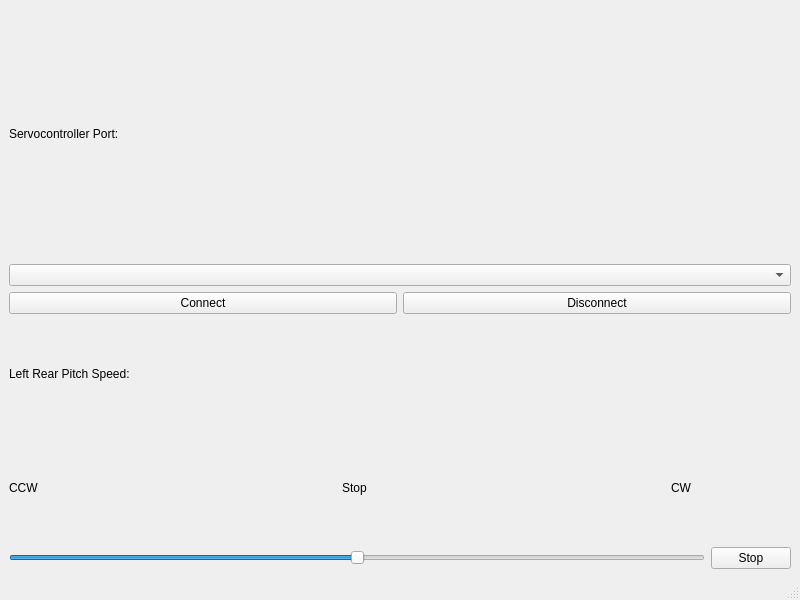
<?xml version="1.0" encoding="UTF-8"?>
<ui version="4.0">
 <class>MainWindow</class>
 <widget class="QMainWindow" name="MainWindow">
  <property name="geometry">
   <rect>
    <x>0</x>
    <y>0</y>
    <width>800</width>
    <height>600</height>
   </rect>
  </property>
  <property name="windowTitle">
   <string>ServoAlignmentTool</string>
  </property>
  <widget class="QWidget" name="centralwidget">
   <layout class="QVBoxLayout" name="verticalLayout_2">
    <item>
     <layout class="QHBoxLayout" name="horizontalLayout">
      <item>
       <layout class="QVBoxLayout" name="verticalLayout_3">
        <item>
         <widget class="QLabel" name="label">
          <property name="text">
           <string>Servocontroller Port:</string>
          </property>
         </widget>
        </item>
        <item>
         <widget class="QComboBox" name="com_ports"/>
        </item>
        <item>
         <layout class="QHBoxLayout" name="horizontalLayout_2">
          <item>
           <widget class="QPushButton" name="connect_mcu">
            <property name="text">
             <string>Connect</string>
            </property>
           </widget>
          </item>
          <item>
           <widget class="QPushButton" name="disconnect_mcu">
            <property name="text">
             <string>Disconnect</string>
            </property>
           </widget>
          </item>
         </layout>
        </item>
        <item>
         <layout class="QVBoxLayout" name="verticalLayout_4">
          <item>
           <widget class="QLabel" name="label_2">
            <property name="text">
             <string>Left Rear Pitch Speed:</string>
            </property>
           </widget>
          </item>
          <item>
           <layout class="QHBoxLayout" name="horizontalLayout_4">
            <item>
             <widget class="QLabel" name="label_3">
              <property name="text">
               <string>CCW</string>
              </property>
             </widget>
            </item>
            <item>
             <spacer name="horizontalSpacer_2">
              <property name="orientation">
               <enum>Qt::Horizontal</enum>
              </property>
              <property name="sizeHint" stdset="0">
               <size>
                <width>40</width>
                <height>20</height>
               </size>
              </property>
             </spacer>
            </item>
            <item>
             <widget class="QLabel" name="label_4">
              <property name="text">
               <string>Stop</string>
              </property>
              <property name="alignment">
               <set>Qt::AlignCenter</set>
              </property>
             </widget>
            </item>
            <item>
             <spacer name="horizontalSpacer_3">
              <property name="orientation">
               <enum>Qt::Horizontal</enum>
              </property>
              <property name="sizeHint" stdset="0">
               <size>
                <width>40</width>
                <height>20</height>
               </size>
              </property>
             </spacer>
            </item>
            <item>
             <widget class="QLabel" name="label_5">
              <property name="text">
               <string>CW</string>
              </property>
              <property name="alignment">
               <set>Qt::AlignRight|Qt::AlignTrailing|Qt::AlignVCenter</set>
              </property>
             </widget>
            </item>
            <item>
             <spacer name="horizontalSpacer">
              <property name="orientation">
               <enum>Qt::Horizontal</enum>
              </property>
              <property name="sizeType">
               <enum>QSizePolicy::Minimum</enum>
              </property>
              <property name="sizeHint" stdset="0">
               <size>
                <width>100</width>
                <height>20</height>
               </size>
              </property>
             </spacer>
            </item>
           </layout>
          </item>
          <item>
           <layout class="QHBoxLayout" name="horizontalLayout_3">
            <item>
             <widget class="QSlider" name="lr_pitch_v">
              <property name="maximum">
               <number>180</number>
              </property>
              <property name="value">
               <number>90</number>
              </property>
              <property name="orientation">
               <enum>Qt::Horizontal</enum>
              </property>
             </widget>
            </item>
            <item>
             <widget class="QPushButton" name="lr_pitch_stop">
              <property name="text">
               <string>Stop</string>
              </property>
             </widget>
            </item>
           </layout>
          </item>
         </layout>
        </item>
       </layout>
      </item>
     </layout>
    </item>
   </layout>
  </widget>
  <widget class="QMenuBar" name="menubar">
   <property name="geometry">
    <rect>
     <x>0</x>
     <y>0</y>
     <width>800</width>
     <height>26</height>
    </rect>
   </property>
  </widget>
  <widget class="QStatusBar" name="statusbar"/>
 </widget>
 <resources/>
 <connections/>
</ui>
